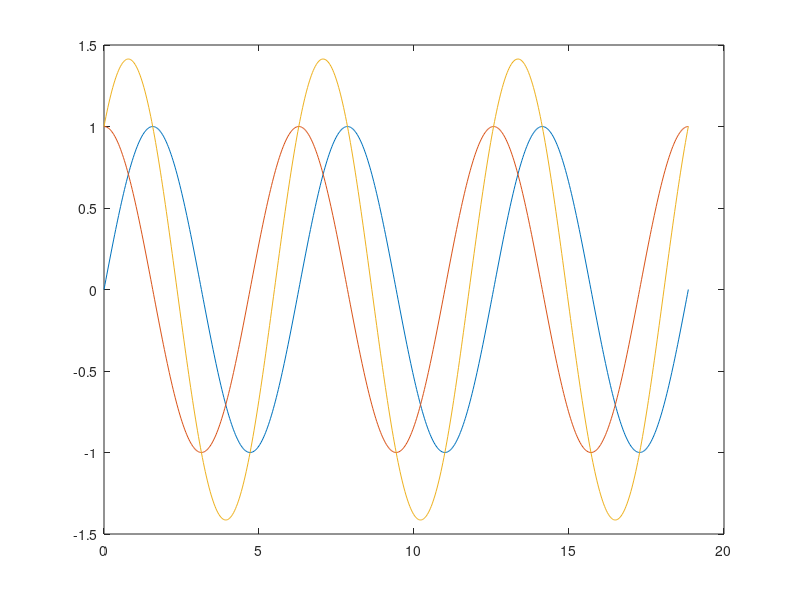

MATLAB code to generate this figure:
close all;
clear;
clc;

t = 0: pi/100 : 6*pi;
x = sin(t);
y = cos(t);
z = x + y;

plot(t,x)
hold on
plot (t,y)
hold on 
plot (t,z)